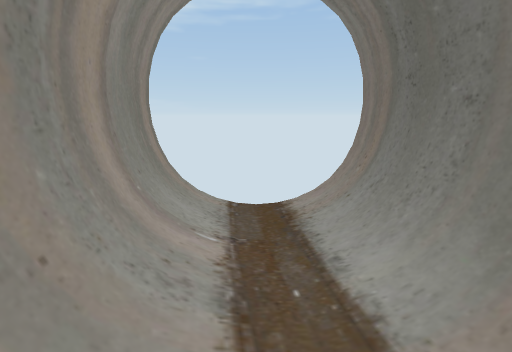
view 1 (above)

14 first-person views from a walk through a 3-D level made in the Unity game engine. The camera is 1.3 m above the floor, tilts 12° down and sees 85° across. The floor is counted in squares, 0.5 m on a side. Each view is taken from the middle of a square. On the plan, view 1 faces up. The plan holds only what a view shows up to about 19 squares ahead; the rest is blank. The place goes on beyond the plan. Some animated figures are not drawn.

view 2
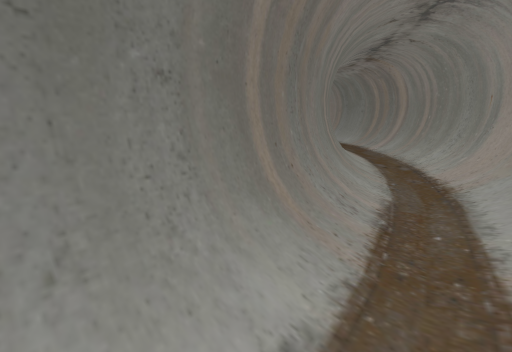

view 3
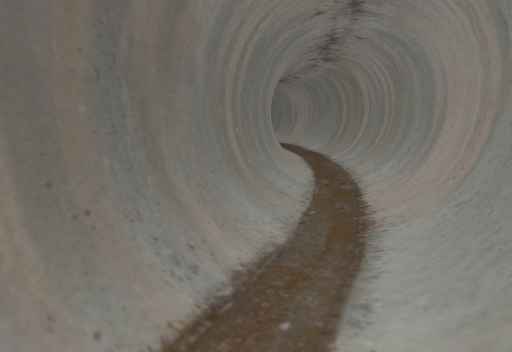

view 4
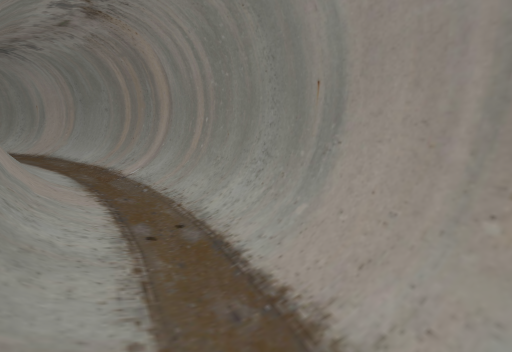

view 5
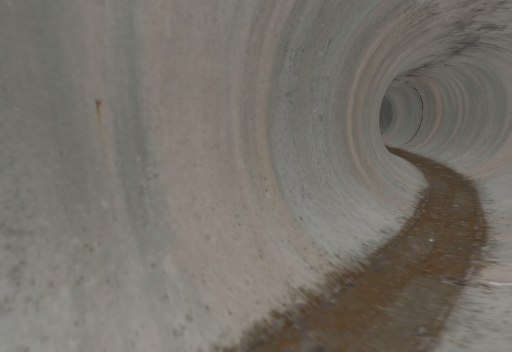

view 6
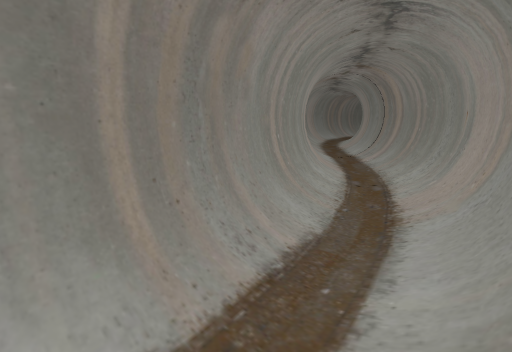

view 7
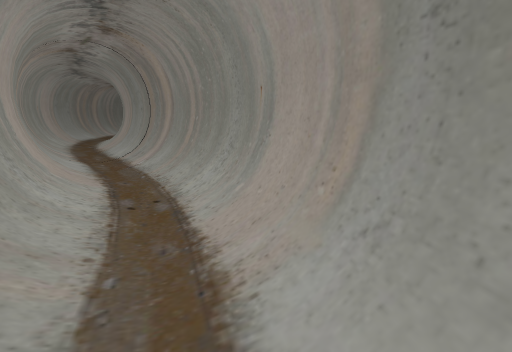

view 8
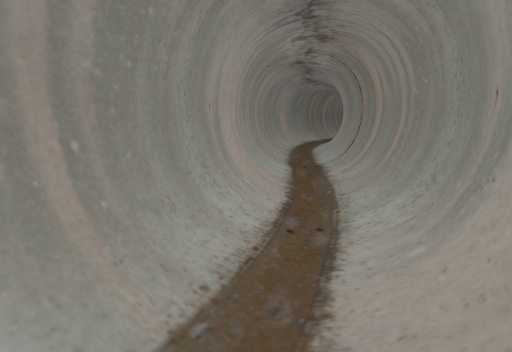

view 9
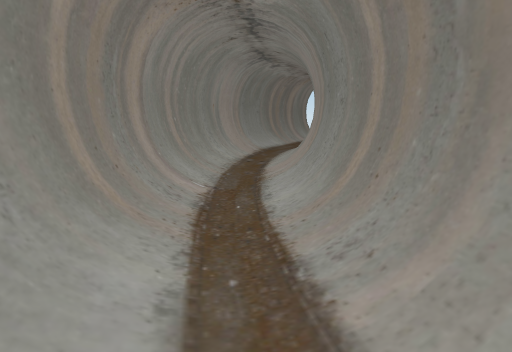

view 10
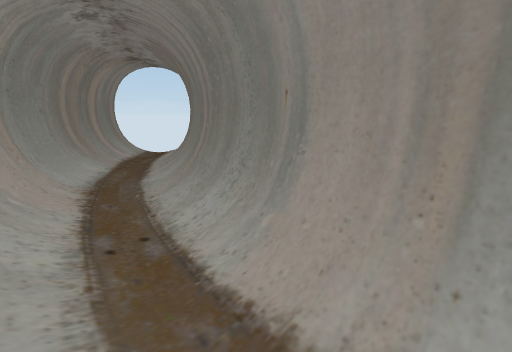

view 11
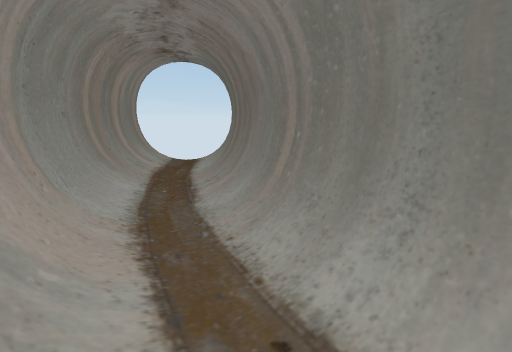

view 12
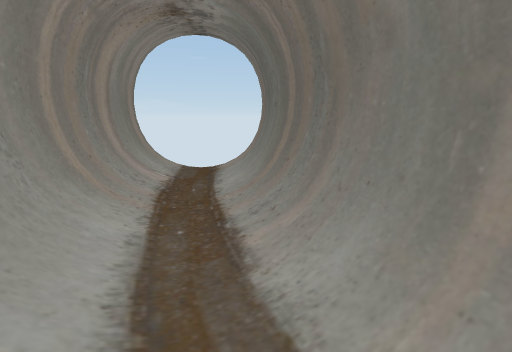

view 13
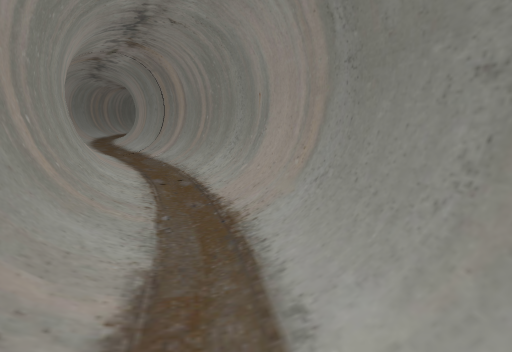

view 14
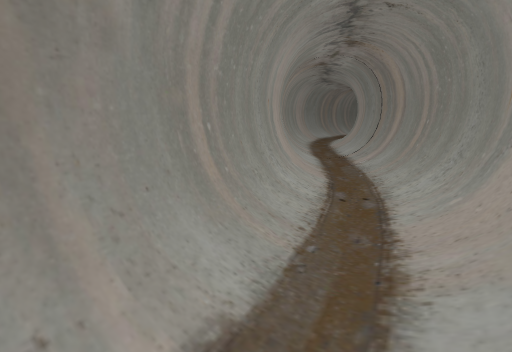

### Floor plan
Key: @ floor where view 1 was taken; # wall or solid block; . main floor; : floor 0.25 m higher than the main floor; - floor 0.25 m lower than the main floor; / step, stairs or slope; = window, fence, low wall or low ledge.
Columns run from 3 left of view 1 to 34 right of it. Each row starts with its distance up from view 1.
  9 #     #
  8 #/.-./#
  7 #/.-./##
  6 #:.../##
  5 ##/../=#
  4 #=/../##
  3 ##/.-./#
  2 ##/.-./##
  1  ##.-./##
  0  #=@../=#
 -1  ##/.-./#
 -2  ##/.-./##
 -3   #//..//#
 -4   ##/.-./##
 -5    ##/..//#
 -6    #=/.-./##
 -7    ###/../###
 -8     ##/.-./=##
 -9      #//.-./##
-10      ##//..//##
-11       ##/.-.//##
-12       ##=/.-.//##
-13        ###/.-.//###
-14         ##//.-.//###
-15          ##//.-.//=##
-16           ##//.-../####
-17            ###/..-.///###
-18             ##=//.-..///#####
-19              ###//..-..///=#######
-20               ###///..-...///#==######
-21                 ###///..--....//////:
-22                   ###///...---.....-.
-23                     ###////......----
-24                       #####/////...-.
-25                           ####=#:::..
-26                             ##########

Positions as (right, up) in squares from view 1, and headings:
1: (0, 0), facing up
2: (0, 7), facing down-right
3: (-1, 3), facing down-right
4: (3, -2), facing down
5: (4, -10), facing right
6: (9, -16), facing right
7: (14, -18), facing down-right
8: (15, -20), facing right
9: (17, -20), facing up-left
10: (8, -14), facing up
11: (5, -11), facing up
12: (3, -6), facing up
13: (12, -16), facing down-right
14: (13, -18), facing right
